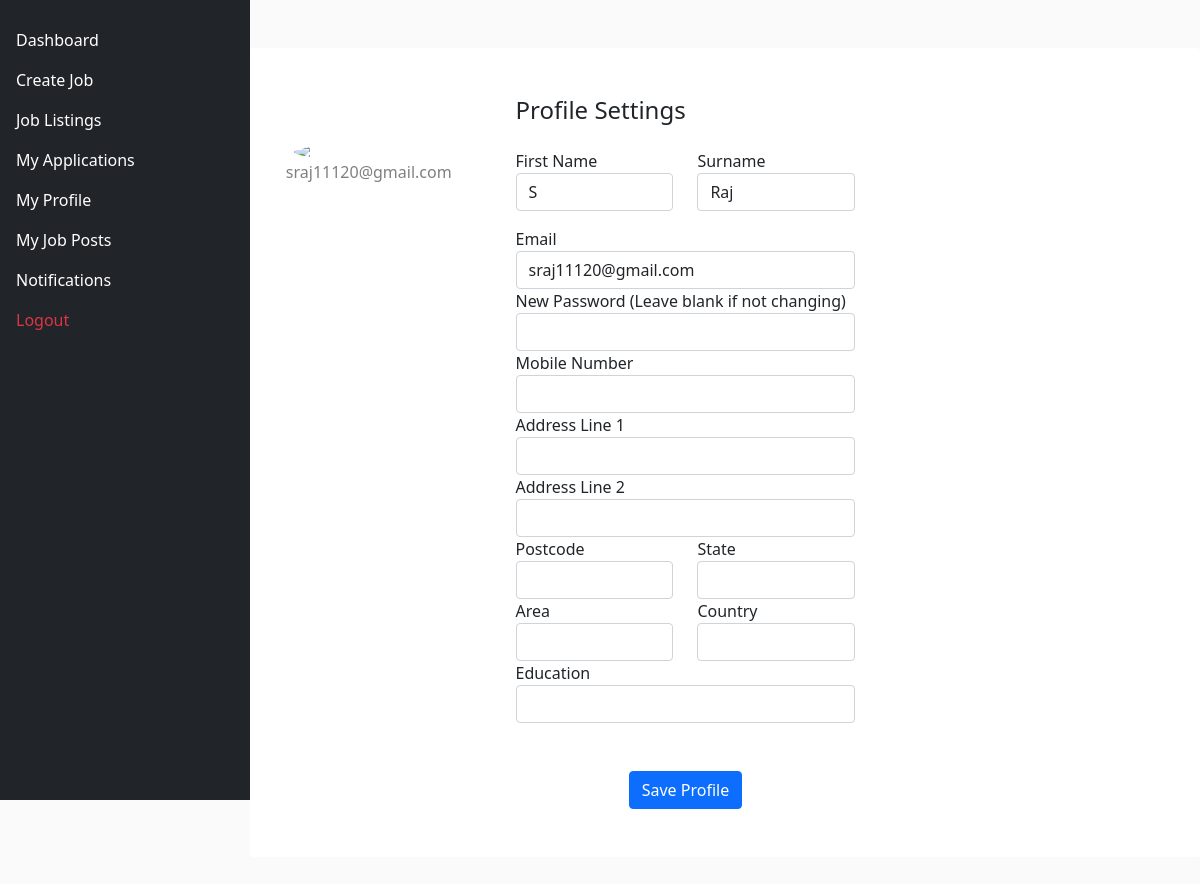
/project/edit_profile.php (signed in), run on the app's committed database.
### tables this page shows
CREATE TABLE `users` (
  `id` int(11) NOT NULL,
  `email` varchar(255) NOT NULL,
  `first_name` varchar(255) DEFAULT NULL,
  `surname` varchar(255) DEFAULT NULL,
  `mobile` varchar(20) DEFAULT NULL,
  `address1` varchar(255) DEFAULT NULL,
  `address2` varchar(255) DEFAULT NULL,
  `postcode` varchar(20) DEFAULT NULL,
  `state` varchar(255) DEFAULT NULL,
  `area` varchar(255) DEFAULT NULL,
  `country` varchar(255) DEFAULT NULL,
  `education` varchar(255) DEFAULT NULL,
  `password` varchar(255) NOT NULL,
  `role` enum('admin','freelancer','client') NOT NULL,
  `created_at` timestamp NOT NULL DEFAULT current_timestamp(),
  `updated_at` timestamp NOT NULL DEFAULT current_timestamp() ON UPDATE current_timestamp()
);

### project/edit_profile.php (the view, shortened to what this page needs)
<?php
include('db_connect.php');
$user_id = $_SESSION['user_id'];
$sql = "SELECT email, first_name, surname, mobile, address1, address2, postcode, state, area, country, education FROM users WHERE id = ?";
$stmt = $conn->prepare($sql);
$stmt->bind_param('i', $user_id);
$stmt->execute();
$result = $stmt->get_result();
$user_data = $result->fetch_assoc();
?>
<!DOCTYPE html>
<html lang="en">
<head>
    <link href="https://cdn.jsdelivr.net/npm/bootstrap@5.1.3/dist/css/bootstrap.min.css" rel="stylesheet">
</head>
<body>
    <div class="sidebar sidebar-dark bg-dark">
            <ul class="nav flex-column">
                <li class="nav-item">
                    <a class="nav-link active" href="freelancer_dashboard.php" aria-label="Dashboard">
                        <i class="cil-speedometer" aria-hidden="true"></i> Dashboard
                    </a>
                </li>
                <li class="nav-item">
                    <a class="nav-link" href="create_job.php" aria-label="Create Job">
                        <i class="cil-plus" aria-hidden="true"></i> Create Job
                    </a>
                </li>
                <li class="nav-item">
                    <a class="nav-link" href="jobs.php" aria-label="Job Listings">
                        <i class="cil-briefcase" aria-hidden="true"></i> Job Listings
                    </a>
                </li>
                <li class="nav-item">
                    <a class="nav-link" href="my_applications.php" aria-label="My Applications">
                        <i class="cil-task" aria-hidden="true"></i> My Applications
                    </a>
                </li>
                <li class="nav-item">
                    <a class="nav-link" href="edit_profile.php" aria-label="My Profile">
                        <i class="cil-user" aria-hidden="true"></i> My Profile
                    </a>
                </li>
                <li class="nav-item">
                    <a class="nav-link" href="my_job_posts.php" aria-label="My Job Posts">
                        <i class="cil-folder" aria-hidden="true"></i> My Job Posts
                    </a>
                </li>
                <li class="nav-item">
                    <a class="nav-link" href="notifications.php" aria-label="Notifications">
                        <i class="cil-bell" aria-hidden="true"></i> Notifications
                    </a>
                </li>
                <li class="nav-item">
                    <a class="nav-link text-danger" href="logout.php" aria-label="Logout">
                        <i class="cil-account-logout" aria-hidden="true"></i> Logout
                    </a>
                </li>
            </ul>
        </div>
    <div class="content">
        <div class="container rounded bg-white mt-5 mb-5">
            <div class="row">
                <div class="col-md-3 border-right">
                    <div class="d-flex flex-column align-items-center text-center p-3 py-5">
                        <img class="rounded-circle mt-5" width="150px" src="https://st3.depositphotos.com/15648834/17930/v/600/depositphotos_179308454-stock-illustration-unknown-person-silhouette-glasses-profile.jpg">
                        <span class="text-black-50"><?= $user_data['email'] ?></span>
                    </div>
                </div>
                <div class="col-md-5 border-right">
                    <div class="p-3 py-5">
                        <div class="d-flex justify-content-between align-items-center mb-3">
                            <h4 class="text-right">Profile Settings</h4>
                        </div>
                        <form method="POST" action="">
                            <div class="row mt-2">
                                <div class="col-md-6">
                                    <label class="labels">First Name</label>
                                    <input type="text" class="form-control" name="first_name" value="<?= $user_data['first_name'] ?>" required>
                                </div>
                                <div class="col-md-6">
                                    <label class="labels">Surname</label>
                                    <input type="text" class="form-control" name="surname" value="<?= $user_data['surname'] ?>" required>
                                </div>
                            </div>
                            <div class="row mt-3">
                                <div class="col-md-12">
                                    <label class="labels">Email</label>
                                    <input type="email" class="form-control" name="email" value="<?= $user_data['email'] ?>" required>
                                </div>
                                <div class="col-md-12">
                                    <label class="labels">New Password (Leave blank if not changing)</label>
                                    <input type="password" class="form-control" name="password">
                                </div>
                                <div class="col-md-12">
                                    <label class="labels">Mobile Number</label>
                                    <input type="text" class="form-control" name="mobile" value="<?= $user_data['mobile'] ?>">
                                </div>
                                <div class="col-md-12">
                                    <label class="labels">Address Line 1</label>
                                    <input type="text" class="form-control" name="address1" value="<?= $user_data['address1'] ?>">
                                </div>
                                <div class="col-md-12">
                                    <label class="labels">Address Line 2</label>
                                    <input type="text" class="form-control" name="address2" value="<?= $user_data['address2'] ?>">
                                </div>
                                <div class="col-md-6">
                                    <label class="labels">Postcode</label>
                                    <input type="text" class="form-control" name="postcode" value="<?= $user_data['postcode'] ?>">
                                </div>
                                <div class="col-md-6">
                                    <label class="labels">State</label>
                                    <input type="text" class="form-control" name="state" value="<?= $user_data['state'] ?>">
                                </div>
                                <div class="col-md-6">
                                    <label class="labels">Area</label>
                                    <input type="text" class="form-control" name="area" value="<?= $user_data['area'] ?>">
                                </div>
                                <div class="col-md-6">
                                    <label class="labels">Country</label>
                                    <input type="text" class="form-control" name="country" value="<?= $user_data['country'] ?>">
                                </div>
                                <div class="col-md-12">
                                    <label class="labels">Education</label>
                                    <input type="text" class="form-control" name="education" value="<?= $user_data['education'] ?>">
                                </div>
                            </div>
                            <div class="mt-5 text-center">
                                <button class="btn btn-primary profile-button" type="submit">Save Profile</button>
                            </div>
                        </form>
                    </div>
                </div>
            </div>
        </div>
    </div>
</body>
</html>

### project/edit_profile.php (style rules this page uses)
body { background-color: #FAFAFA; margin-top: 20px; }
.sidebar { height: 100vh; position: fixed; top: 0; bottom: 0; width: 250px; background-color: #302B27; padding-top: 20px; }
.sidebar .nav-link { color: #fff; }
.content { margin-left: 250px; }

### data on the page
users: email "sraj11120@gmail.com", first_name "S", surname "Raj"
